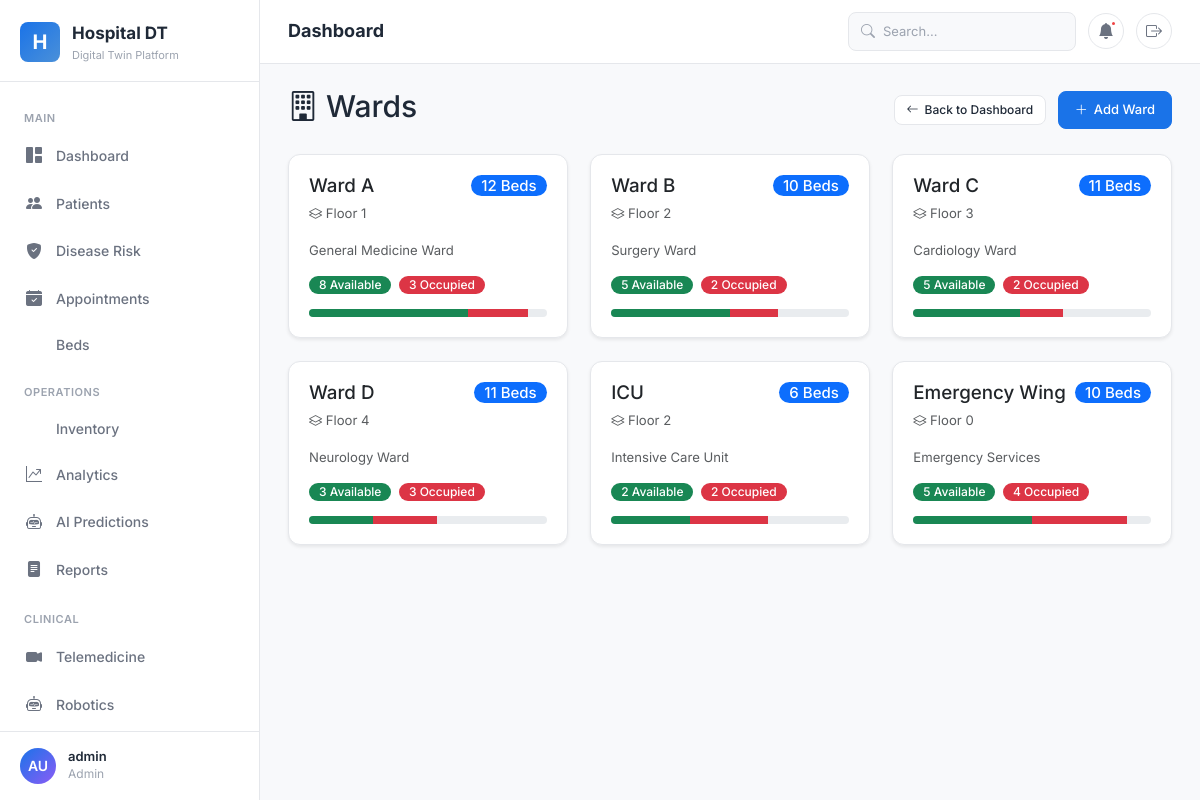
The app's page /beds/wards/ (signed in) with its own data.
### accounts/models.py (models this page shows, shortened)
class UserRole(models.Model):
    ROLE_CHOICES = [
        ('admin', 'Admin'),
        ('staff', 'Staff'),
        ('patient', 'Patient'),
    ]
    user = models.OneToOneField(User, on_delete=models.CASCADE)
    role = models.CharField(max_length=20, choices=ROLE_CHOICES)
    phone = models.CharField(max_length=15, blank=True)
    address = models.TextField(blank=True)
    created_at = models.DateTimeField(auto_now_add=True)

### beds/models.py (models this page shows, shortened)
class Ward(models.Model):
    name = models.CharField(max_length=100)
    floor = models.IntegerField()
    description = models.TextField(blank=True)

### beds/views.py (the view)
# urls.py: path('wards/', views.ward_list, name='ward_list'),
@admin_required
def ward_list(request):
    wards = Ward.objects.annotate(
        total_beds=Count('beds'),
        available_beds=Count('beds', filter=Q(beds__status='available')),
        occupied_beds=Count('beds', filter=Q(beds__status='occupied')),
    )
    return render(request, 'beds/ward_list.html', {'wards': wards})

### templates/beds/ward_list.html (shortened to what this page needs)
{% extends 'base.html' %}
{% load static %}
{% block content %}
<div class="d-flex justify-content-between align-items-center mb-4">
    <h2><i class="bi bi-building"></i> Wards</h2>
    <div>
        <a href="{% url 'dashboard:home' %}" class="btn btn-outline-secondary btn-sm me-2"><i class="bi bi-arrow-left"></i> Back to Dashboard</a>
        <button class="btn btn-primary" data-bs-toggle="modal" data-bs-target="#wardModal"><i class="bi bi-plus-lg"></i> Add Ward</button>
    </div>
</div>
<div class="row g-4">
    {% for ward in wards %}
    <div class="col-md-6 col-lg-4">
        <div class="card shadow-sm h-100">
            <div class="card-body">
                <div class="d-flex justify-content-between align-items-start mb-3">
                    <div>
                        <h5 class="card-title mb-1">{{ ward.name }}</h5>
                        <small class="text-muted"><i class="bi bi-layers"></i> Floor {{ ward.floor }}</small>
                    </div>
                    <span class="badge bg-primary fs-6">{{ ward.total_beds }} Beds</span>
                </div>
                {% if ward.description %}
                <p class="card-text text-muted small">{{ ward.description|truncatewords:20 }}</p>
                {% endif %}
                <div class="d-flex gap-2 mb-3">
                    <span class="badge bg-success">{{ ward.available_beds }} Available</span>
                    <span class="badge bg-danger">{{ ward.occupied_beds }} Occupied</span>
                </div>
                <div class="progress" style="height: 8px;">
                    {% if ward.total_beds %}
                    <div class="progress-bar bg-success" style="width: {% widthratio ward.available_beds ward.total_beds 100 %}%"></div>
                    <div class="progress-bar bg-danger" style="width: {% widthratio ward.occupied_beds ward.total_beds 100 %}%"></div>
                    {% endif %}
                </div>
            </div>
        </div>
    </div>
    {% endfor %}
</div>
{% endblock %}

### templates/base.html (shortened to what this page needs)
<!DOCTYPE html>
{% load static %}
<html lang="en">
<head>
  <link href="https://cdn.jsdelivr.net/npm/bootstrap@5.3.3/dist/css/bootstrap.min.css" rel="stylesheet">
  <link href="https://cdn.jsdelivr.net/npm/bootstrap-icons@1.11.3/font/bootstrap-icons.min.css" rel="stylesheet">
  <link href="{% static 'css/minimal.css' %}" rel="stylesheet">
</head>
<body>
{% if user.is_authenticated or request.session.patient_name %}
<aside class="sidebar" id="sidebar">
  <div class="sidebar-brand">
    <div class="brand-icon">H</div>
    <div>
      <div class="brand-text">Hospital DT</div>
      <div class="brand-sub">Digital Twin Platform</div>
    </div>
  </div>
  <nav class="sidebar-nav">
    {% if user.is_authenticated %}
    {% with role=user.userrole.role %}
    <div class="nav-section">Main</div>
    <a href="{% url 'dashboard:home' %}" class="nav-item">
      <span class="nav-icon"><i class="bi bi-grid-1x2-fill"></i></span>
      Dashboard
    </a>
    <a href="{% url 'patients:patient_list' %}" class="nav-item">
      <span class="nav-icon"><i class="bi bi-people-fill"></i></span>
      Patients
    </a>
    <a href="{% url 'disease_risk:risk_assessment' %}" class="nav-item">
      <span class="nav-icon"><i class="bi bi-shield-fill-check"></i></span>
      Disease Risk
    </a>
    <a href="{% url 'appointments:appointment_list' %}" class="nav-item">
      <span class="nav-icon"><i class="bi bi-calendar-check-fill"></i></span>
      Appointments
    </a>
    <a href="{% url 'beds:bed_list' %}" class="nav-item">
      Beds
    </a>
    <div class="nav-section">Operations</div>
    <a href="{% url 'inventory:inventory_dashboard' %}" class="nav-item">
      Inventory
    </a>
    <a href="{% url 'analytics:analytics_dashboard' %}" class="nav-item">
      <span class="nav-icon"><i class="bi bi-graph-up-arrow"></i></span>
      Analytics
    </a>
    <a href="{% url 'predictions:prediction_dashboard' %}" class="nav-item">
      <span class="nav-icon"><i class="bi bi-robot"></i></span>
      AI Predictions
    </a>
    <a href="{% url 'reports:report_list' %}" class="nav-item">
      <span class="nav-icon"><i class="bi bi-file-text-fill"></i></span>
      Reports
    </a>
    <div class="nav-section">Clinical</div>
    <a href="{% url 'telemedicine:session_list' %}" class="nav-item">
      <span class="nav-icon"><i class="bi bi-camera-video-fill"></i></span>
      Telemedicine
    </a>
    <a href="{% url 'robotics:robot_list' %}" class="nav-item">
      <span class="nav-icon"><i class="bi bi-robot"></i></span>
      Robotics
    </a>
    {% endwith %}
    {% endif %}
  </nav>
  <div class="sidebar-footer">
    <div class="user-info">
      {% if user.is_authenticated %}
      <div class="user-avatar">{{ user.first_name|first|default:"A" }}{{ user.last_name|first|default:"U" }}</div>
      <div>
        <div class="user-name">{{ user.get_full_name|default:user.username }}</div>
        <div class="user-role">{{ user.userrole.role|default:"Staff"|title }}</div>
      </div>
      {% elif request.session.patient_name %}
      <div class="user-avatar">{{ request.session.patient_name|first|default:"P" }}</div>
      <div>
        <div class="user-name">{{ request.session.patient_name }}</div>
        <div class="user-role">Patient</div>
      </div>
      {% endif %}
    </div>
  </div>
</aside>
<div class="main-content">
  <header class="top-header">
    <div class="header-left">
      <span class="page-title">{% block page_title %}Dashboard{% endblock %}</span>
    </div>
    <div class="header-right">
      {% if user.is_authenticated %}
      <div class="search-box">
        <i class="bi bi-search search-icon"></i>
        <input type="text" placeholder="Search..." id="globalSearch">
      </div>
      <button class="header-btn" title="Notifications">
        <i class="bi bi-bell-fill"></i>
        <span class="dot"></span>
      </button>
      {% endif %}
      <a href="{% url 'accounts:logout' %}" class="header-btn" title="Logout">
        <i class="bi bi-box-arrow-right"></i>
      </a>
    </div>
  </header>
  <div class="page-content">
    {% block content %}{% endblock %}
  </div>
</div>
{% endif %}
</body>
</html>

### records on screen
Ward: name "Ward A", floor "1", total_beds "12", description "General Medicine Ward", available_beds "8", occupied_beds "3"
Ward: name "Ward B", floor "2", total_beds "10", description "Surgery Ward", available_beds "5", occupied_beds "2"
Ward: name "Ward C", floor "3", total_beds "11", description "Cardiology Ward", available_beds "5", occupied_beds "2"
Ward: name "Ward D", floor "4", total_beds "11", description "Neurology Ward", available_beds "3", occupied_beds "3"
Ward: name "ICU", floor "2", total_beds "6", description "Intensive Care Unit", available_beds "2", occupied_beds "2"
Ward: name "Emergency Wing", floor "0", total_beds "10", description "Emergency Services", available_beds "5", occupied_beds "4"

### other values on screen
{{ user.first_name|first|default:"A" }} "A"
{{ user.last_name|first|default:"U" }} "U"
{{ user.get_full_name|default:user.username }} "admin"
{{ user.userrole.role|default:"Staff"|title }} "Admin"
